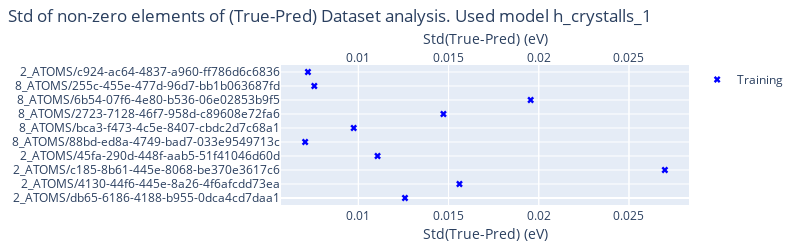

Notebook code cell kept with this figure:
### Code cell
# The std
labels_train = [path.parts[-2][14:] +"/"+ path.parts[-1] for path in train_paths][:10]
labels_val = [path.parts[-2][14:] +"/"+ path.parts[-1] for path in val_paths][:10]

diff_train = [t - p for t, p in zip(train_true, train_pred)][:10]
diff_val = [t - p for t, p in zip(val_true, val_pred)][:10]
values_train = [np.std(diff_train[i].data) for i in range(len(diff_train))]
values_val = [np.std(diff_val[i].data) for i in range(len(diff_val))]

filepath= savedir / "alldataset_std.html"
title = f"Std of non-zero elements of (True-Pred) Dataset analysis. Used model {model_dir.parts[-1]}"
title_x="Std(True-Pred) (eV)"
plot_alldataset_struct_vs_scalar(
    title, title_x,
    values_train, labels_train, len(values_train),
    values_val=None, labels_val=None, n_val_samples=None,
    filepath=None
)
None

### Figure 1 — Plotly figure (JSON) as saved in the notebook; plotly's stock layout.template omitted (floating-point values rounded to 4 significant figures)
{"data": [{"marker": {"color": "blue", "size": 6, "symbol": "x"}, "mode": "markers", "name": "Training", "showlegend": true, "type": "scatter", "x": [0.01258, 0.0156, 0.02699, 0.01107, 0.007052, 0.009743, 0.01472, 0.01955, 0.007559, 0.007206], "y": [0, 1, 2, 3, 4, 5, 6, 7, 8, 9]}, {"marker": {"opacity": 0}, "mode": "markers", "showlegend": false, "type": "scatter", "visible": true, "x": [0.007052, 0.02699], "xaxis": "x2", "y": [-1, -1]}], "layout": {"height": 250, "margin": {"b": 45, "l": 40, "r": 20, "t": 65}, "title": {"pad": {"t": 10}, "text": "Std of non-zero elements of (True-Pred) Dataset analysis. Used model h_crystalls_1", "x": 0.01, "xanchor": "left", "y": 1, "yanchor": "top"}, "width": 800, "xaxis": {"exponentformat": "power", "showexponent": "last", "showline": true, "side": "bottom", "title": {"standoff": 0, "text": "Std(True-Pred) (eV)"}}, "xaxis2": {"exponentformat": "power", "overlaying": "x", "showexponent": "last", "side": "top", "title": {"standoff": 0, "text": "Std(True-Pred) (eV)"}}, "yaxis": {"autorange": false, "range": [-0.5, 9.5], "tickmode": "array", "ticktext": ["2_ATOMS/db65-6186-4188-b955-0dca4cd7daa1", "2_ATOMS/4130-44f6-445e-8a26-4f6afcdd73ea", "2_ATOMS/c185-8b61-445e-8068-be370e3617c6", "2_ATOMS/45fa-290d-448f-aab5-51f41046d60d", "8_ATOMS/88bd-ed8a-4749-bad7-033e9549713c", "8_ATOMS/bca3-f473-4c5e-8407-cbdc2d7c68a1", "8_ATOMS/2723-7128-46f7-958d-c89608e72fa6", "8_ATOMS/6b54-07f6-4e80-b536-06e02853b9f5", "8_ATOMS/255c-455e-477d-96d7-bb1b063687fd", "2_ATOMS/c924-ac64-4837-a960-ff786d6c6836"], "tickvals": [0, 1, 2, 3, 4, 5, 6, 7, 8, 9]}}}
